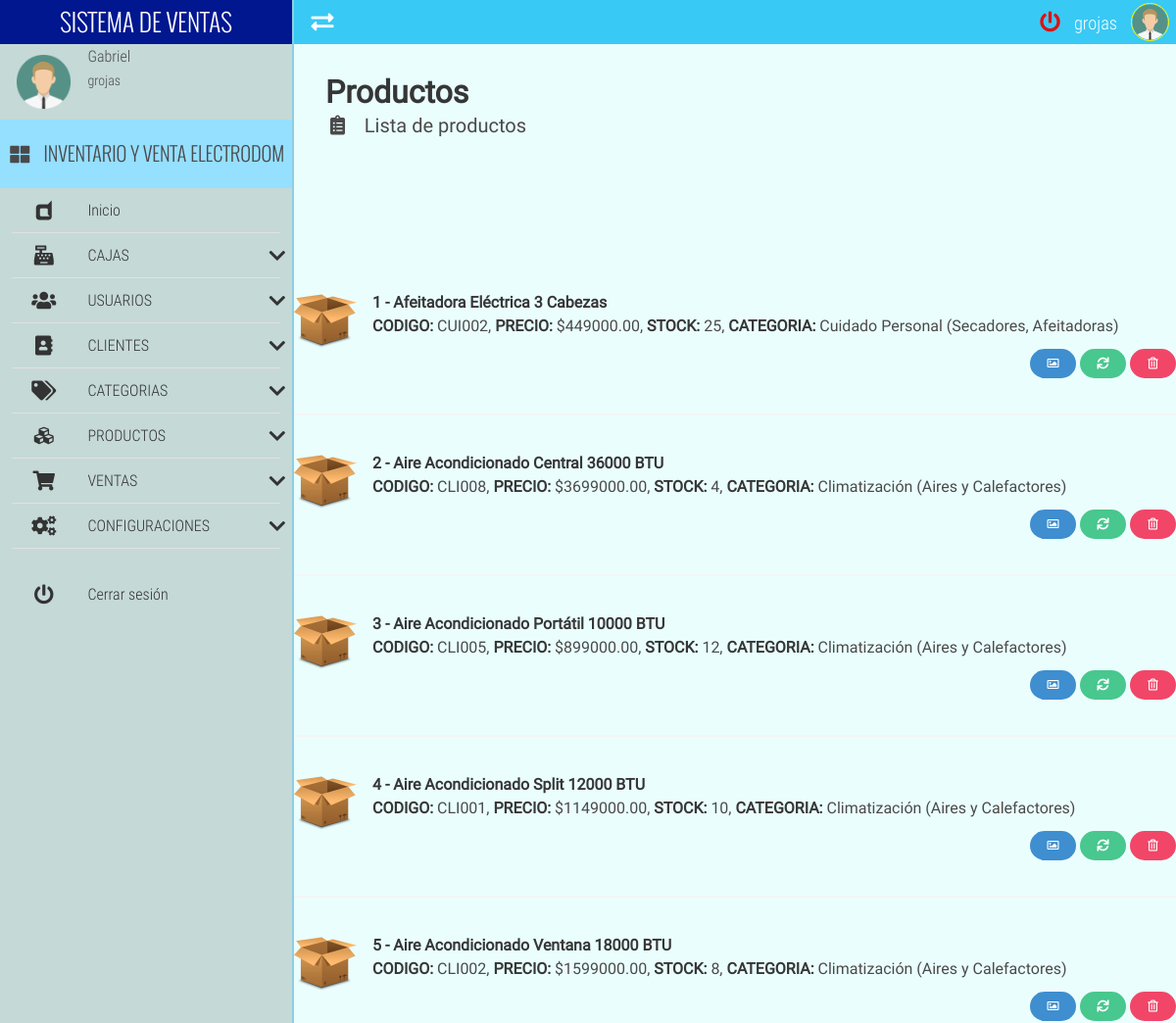
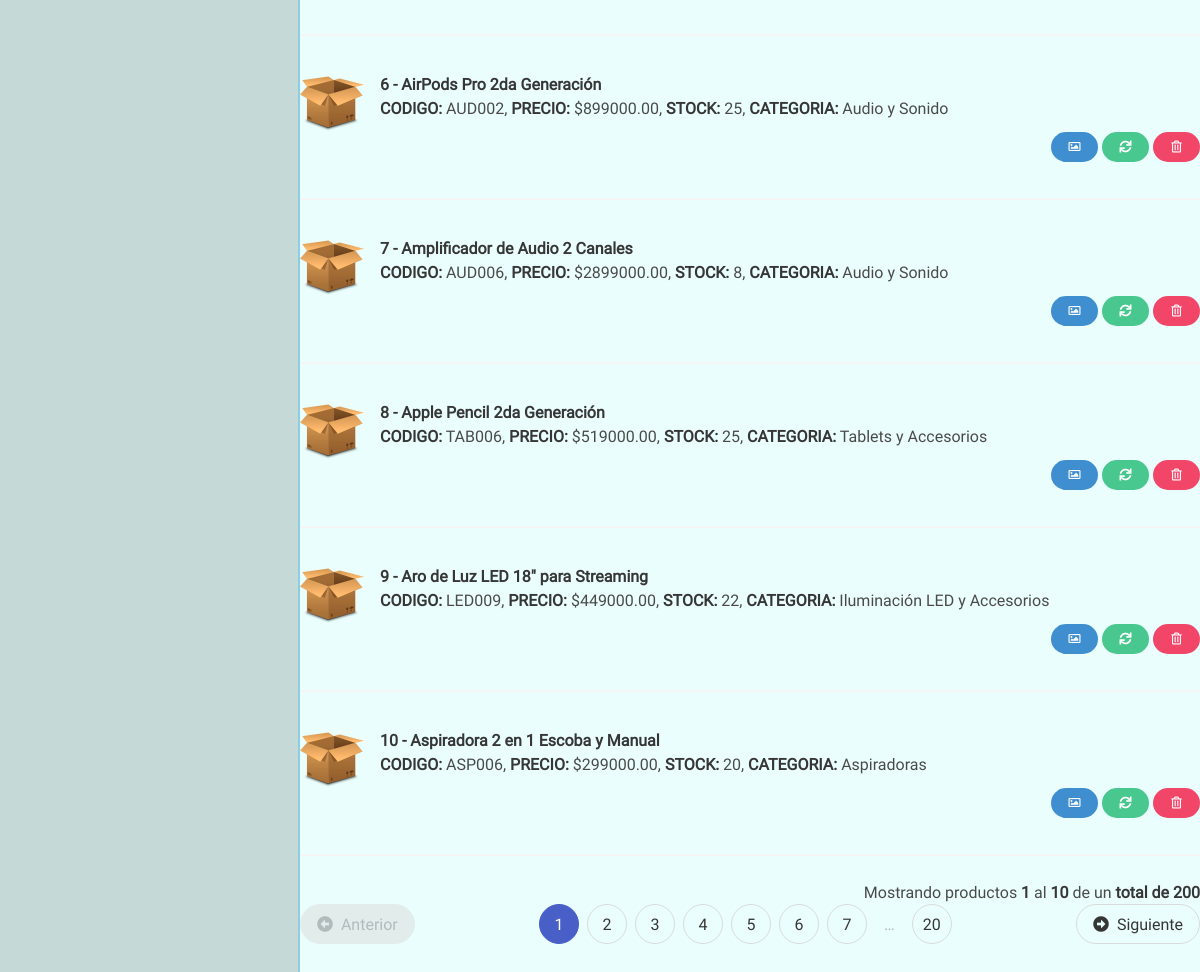
The app's page /productList/ (signed in) with its own data (2 pictures, top to bottom).
### tables this page shows
CREATE TABLE IF NOT EXISTS `producto` (
  `producto_id` int NOT NULL AUTO_INCREMENT,
  `producto_codigo` varchar(77) NOT NULL,
  `producto_nombre` varchar(100) NOT NULL,
  `producto_stock_total` int NOT NULL,
  `producto_tipo_unidad` varchar(20) NOT NULL,
  `producto_precio_compra` decimal(30,2) NOT NULL,
  `producto_precio_venta` decimal(30,2) NOT NULL,
  `producto_marca` varchar(35) NOT NULL,
  `producto_modelo` varchar(35) NOT NULL,
  `producto_estado` varchar(20) NOT NULL,
  `producto_foto` varchar(500) NOT NULL,
  `categoria_id` int NOT NULL,
  PRIMARY KEY (`producto_id`),
  KEY `categoria_id` (`categoria_id`)
);

CREATE TABLE IF NOT EXISTS `categoria` (
  `categoria_id` int NOT NULL AUTO_INCREMENT,
  `categoria_nombre` varchar(50) NOT NULL,
  `categoria_ubicacion` varchar(150) NOT NULL,
  PRIMARY KEY (`categoria_id`)
);

### app/controllers/productController.php (the view, shortened to what this page needs)
<?php
	class productController extends mainModel{
		public function listarProductoControlador($pagina,$registros,$url,$busqueda,$categoria){
			$pagina=$this->limpiarCadena($pagina);
			$registros=$this->limpiarCadena($registros);
			$categoria=$this->limpiarCadena($categoria);
			$url=$this->limpiarCadena($url);
			if($categoria>0){
				$url=APP_URL.$url."/".$categoria."/";
			}else{
				$url=APP_URL.$url."/";
			}
			$busqueda=$this->limpiarCadena($busqueda);
			$tabla="";
			$pagina = (isset($pagina) && $pagina>0) ? (int) $pagina : 1;
			$inicio = ($pagina>0) ? (($pagina * $registros)-$registros) : 0;
			$campos="producto.producto_id,producto.producto_codigo,producto.producto_nombre,producto_stock_total,producto.producto_precio_venta,producto.producto_foto,categoria.categoria_nombre";
			if(isset($busqueda) && $busqueda!=""){
				$consulta_datos="SELECT $campos FROM producto INNER JOIN categoria ON producto.categoria_id=categoria.categoria_id WHERE producto_codigo LIKE '%$busqueda%' OR producto_nombre LIKE '%$busqueda%' OR producto_marca LIKE '%$busqueda%' OR producto_modelo LIKE '%$busqueda%' ORDER BY producto_nombre ASC LIMIT $inicio,$registros";
				$consulta_total="SELECT COUNT(producto_id) FROM producto WHERE producto_codigo LIKE '%$busqueda%' OR producto_nombre LIKE '%$busqueda%' OR producto_marca LIKE '%$busqueda%' OR producto_modelo LIKE '%$busqueda%'";
		    }else{
				$consulta_datos="SELECT $campos FROM producto INNER JOIN categoria ON producto.categoria_id=categoria.categoria_id ORDER BY producto_nombre ASC LIMIT $inicio,$registros";
				$consulta_total="SELECT COUNT(producto_id) FROM producto";
			}
			$datos = $this->ejecutarConsulta($consulta_datos);
			$datos = $datos->fetchAll();
			$total = $this->ejecutarConsulta($consulta_total);
			$total = (int) $total->fetchColumn();
			$numeroPaginas =ceil($total/$registros);
		    if($total>=1 && $pagina<=$numeroPaginas){
				$contador=$inicio+1;
				$pag_inicio=$inicio+1;
				foreach($datos as $rows){
					$tabla.='
		            <article class="media pb-3 pt-3">
		                <figure class="media-left">
		                    <p class="image is-64x64">';
		                        if(is_file("./app/views/productos/".$rows['producto_foto'])){
		                            $tabla.='<img src="'.APP_URL.'app/views/productos/'.$rows['producto_foto'].'">';
		                        }else{
		                            $tabla.='<img src="'.APP_URL.'app/views/productos/default.png">';
		                        }
		            $tabla.='</p>
		                </figure>
		                <div class="media-content">
		                    <div class="content">
		                        <p>
		                            <strong>'.$contador.' - '.$rows['producto_nombre'].'</strong><br>
		                            <strong>CODIGO:</strong> '.$rows['producto_codigo'].',
		                            <strong>PRECIO:</strong> $'.$rows['producto_precio_venta'].',
		                            <strong>STOCK:</strong> '.$rows['producto_stock_total'].',
		                            <strong>CATEGORIA:</strong> '.$rows['categoria_nombre'].'
		                        </p>
		                    </div>
		                    <div class="has-text-right">
		                        <a href="'.APP_URL.'productPhoto/'.$rows['producto_id'].'/" class="button is-info is-rounded is-small">
			                    	<i class="far fa-image fa-fw"></i>
			                    </a>
		                        <a href="'.APP_URL.'productUpdate/'.$rows['producto_id'].'/" class="button is-success is-rounded is-small">
		                        	<i class="fas fa-sync fa-fw"></i>
		                        </a>
		                        <form class="FormularioAjax is-inline-block" action="'.APP_URL.'app/ajax/productoAjax.php" method="POST" autocomplete="off" >
			                		<input type="hidden" name="modulo_producto" value="eliminar">
			                		<input type="hidden" name="producto_id" value="'.$rows['producto_id'].'">
			                    	<button type="submit" class="button is-danger is-rounded is-small">
			                    		<i class="far fa-trash-alt fa-fw"></i>
			                    	</button>
			                    </form>
		                    </div>
		                </div>
		            </article>
		            <hr>
		            ';
					$contador++;
				}
				$pag_final=$contador-1;
			}
			if($total>0 && $pagina<=$numeroPaginas){
				$tabla.='<p class="has-text-right">Mostrando productos <strong>'.$pag_inicio.'</strong> al <strong>'.$pag_final.'</strong> de un <strong>total de '.$total.'</strong></p>';
				$tabla.=$this->paginadorTablas($pagina,$numeroPaginas,$url,7);
			}
			return $tabla;
		}
	}

### records on screen
producto: producto_nombre "Afeitadora Eléctrica 3 Cabezas", producto_codigo "CUI002", producto_precio_venta "449000.00", producto_stock_total "25", categoria.categoria_nombre "Cuidado Personal (Secadores, Afeitadoras)"
producto: producto_nombre "Aire Acondicionado Central 36000 BTU", producto_codigo "CLI008", producto_precio_venta "3699000.00", producto_stock_total "4", categoria.categoria_nombre "Climatización (Aires y Calefactores)"
producto: producto_nombre "Aire Acondicionado Portátil 10000 BTU", producto_codigo "CLI005", producto_precio_venta "899000.00", producto_stock_total "12", categoria.categoria_nombre "Climatización (Aires y Calefactores)"
producto: producto_nombre "Aire Acondicionado Split 12000 BTU", producto_codigo "CLI001", producto_precio_venta "1149000.00", producto_stock_total "10", categoria.categoria_nombre "Climatización (Aires y Calefactores)"
producto: producto_nombre "Aire Acondicionado Ventana 18000 BTU", producto_codigo "CLI002", producto_precio_venta "1599000.00", producto_stock_total "8", categoria.categoria_nombre "Climatización (Aires y Calefactores)"
producto: producto_nombre "AirPods Pro 2da Generación", producto_codigo "AUD002", producto_precio_venta "899000.00", producto_stock_total "25", categoria.categoria_nombre "Audio y Sonido"
producto: producto_nombre "Amplificador de Audio 2 Canales", producto_codigo "AUD006", producto_precio_venta "2899000.00", producto_stock_total "8", categoria.categoria_nombre "Audio y Sonido"
producto: producto_nombre "Apple Pencil 2da Generación", producto_codigo "TAB006", producto_precio_venta "519000.00", producto_stock_total "25", categoria.categoria_nombre "Tablets y Accesorios"
producto: producto_nombre "Aro de Luz LED 18\" para Streaming", producto_codigo "LED009", producto_precio_venta "449000.00", producto_stock_total "22", categoria.categoria_nombre "Iluminación LED y Accesorios"
producto: producto_nombre "Aspiradora 2 en 1 Escoba y Manual", producto_codigo "ASP006", producto_precio_venta "299000.00", producto_stock_total "20", categoria.categoria_nombre "Aspiradoras"

### other values on screen
$_SESSION['nombre'] "Gabriel"
$_SESSION['usuario'] "grojas"
APP_NAME "INVENTARIO Y VENTA ELECTRODOM"
$pag_inicio "1"
$pag_final "10"
$total "200"
$numeroPaginas "20"
